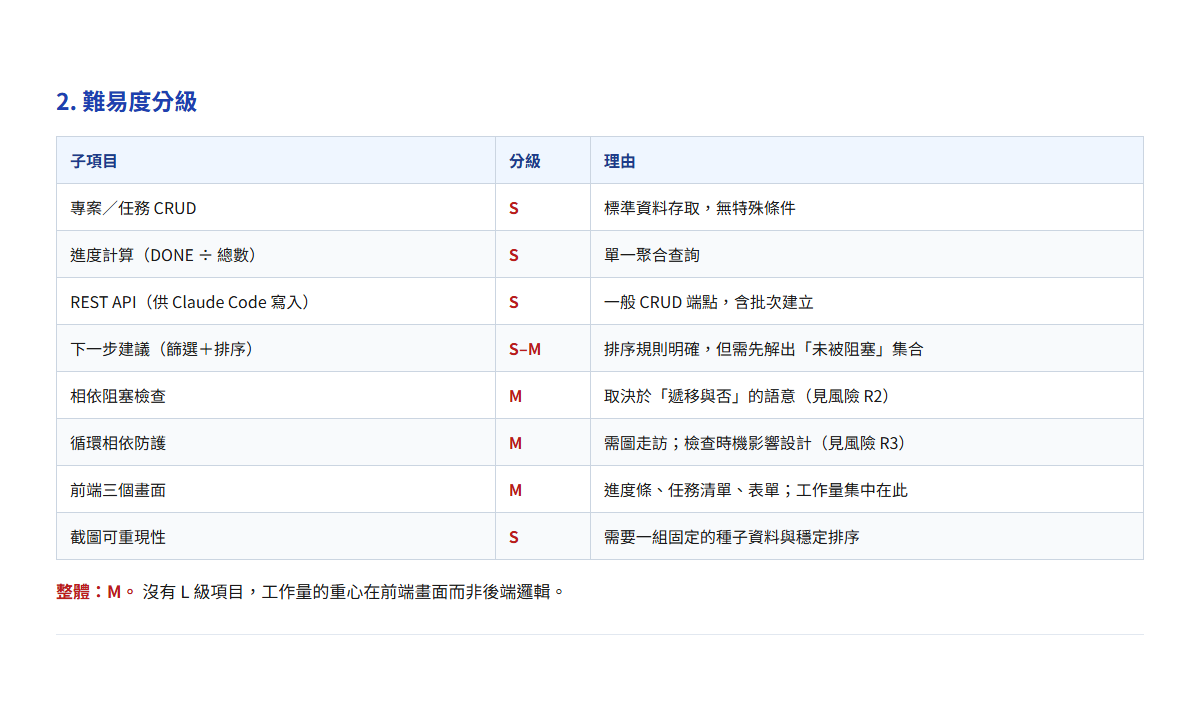
#> input picture live-slides/assets/01-feasibility-difficulty.png, 1200 x 711 px
$ python prepare-screenshots.py
#> lines starting #> are read from the running program, lines starting #| are printed output that depends on the picture
"""
電子報用截圖前處理：自動裁掉四周白邊，讓有效內容在信件中盡量大。

背景：直播投影片的截圖（live-slides/assets/）四周常有大片留白，
而電子報在信件客戶端通常被限制在 600px 寬——等於整張縮一半。
先把無效留白裁掉，同樣的顯示寬度就能換到更大的字。

用法：
    python newsletter/assets/prepare-screenshots.py

輸出：newsletter/assets/png/012-c-*.png、012-d-*.png、013-c-*.png、013-d-*.png、
      015-c-*.png 至 015-f-*.png（可直接上傳媒體庫）
"""
from pathlib import Path

from PIL import Image

HERE = Path(__file__).resolve().parent
REPO = HERE.parent.parent
SRC_DIR = REPO / "live-slides" / "assets"
OUT_DIR = HERE / "png"

# 來源截圖 → 輸出檔名。
# 註：012-a／012-b 已配給主題二（EVENT 系列 E0）的示意圖，
#     主題一的可行性評估報告截圖接續編為 c／d。
JOBS = [
    ("01-feasibility-difficulty.png", "012-c-feasibility-difficulty.png"),
    ("02-feasibility-uncertainties.png", "012-d-feasibility-uncertainties.png"),
    ("03-tech-selection.png", "013-c-tech-selection.png"),
    ("04-milestone-acceptance.png", "013-d-milestone-acceptance.png"),
    # 015 主題一的資安稽核截圖；a／b 已配給 EVENT 系列 E3 示意圖。
    ("09-security-audit.png", "015-c-security-audit.png"),
    ("09b-owasp-a10.png", "015-d-owasp-a10.png"),
    ("10-dependency-audit.png", "015-e-dependency-audit.png"),
    ("11-fix-before-after.png", "015-f-fix-before-after.png"),
]

WHITE_THRESHOLD = 248   # 亮度高於此值視為白底
PADDING = 16            # 裁切後補回的白邊，避免內容貼齊圖片邊緣


def trim_white_border(image: Image.Image) -> Image.Image:
    """裁掉四周接近白色的邊，再補回固定 padding。"""
    rgb = image.convert("RGB")
    width, height = rgb.size
    pixels = rgb.load()

    def row_is_blank(y: int) -> bool:
        """整列都接近白色才算空白列（每 4 px 取樣一次，夠準也夠快）"""
        return all(min(pixels[x, y]) >= WHITE_THRESHOLD for x in range(0, width, 4))

    def col_is_blank(x: int) -> bool:
        return all(min(pixels[x, y]) >= WHITE_THRESHOLD for y in range(0, height, 4))

    top = 0
    while top < height - 1 and row_is_blank(top):
        top += 1
    bottom = height - 1
    while bottom > top and row_is_blank(bottom):
        bottom -= 1
    left = 0
    while left < width - 1 and col_is_blank(left):
        left += 1
    right = width - 1
    while right > left and col_is_blank(right):
        right -= 1

    box = (max(0, left - PADDING), max(0, top - PADDING),
           min(width, right + 1 + PADDING), min(height, bottom + 1 + PADDING))
    return rgb.crop(box)


def main() -> int:
    OUT_DIR.mkdir(parents=True, exist_ok=True)
    for src_name, out_name in JOBS:
        src = SRC_DIR / src_name
        if not src.exists():
            print(f"找不到來源截圖：{src}")
            return 1
        with Image.open(src) as image:
#> image is the input picture: PIL image 1200x711 RGB; mean R, G, B 247.1, 248, 249.3
            before = image.size
#> before = (1200, 711)
            trimmed = trim_white_border(image)
#> after the loop in trim_white_border, `while top < height - 1 and row_is_blank(top):`: top = 90
#> in trim_white_border, `bottom = height - 1`: bottom = 710
#> the loop in trim_white_border, `while bottom > top and row_is_blank(bottom):` made 76 passes
#> bottom on passes 1 to 12: 709, 708, 707, 706, 705, 704, 703, 702, 701, 700, 699, 698
#> after the loop in trim_white_border, `while bottom > top and row_is_blank(bottom):`: bottom = 634
#> in trim_white_border, `left = 0`: left = 0
#> the loop in trim_white_border, `while left < width - 1 and col_is_blank(left):` made 56 passes
#> after the loop in trim_white_border, `while left < width - 1 and col_is_blank(left):`: left = 56
#> in trim_white_border, `right = width - 1`: right = 1199
#> the loop in trim_white_border, `while right > left and col_is_blank(right):` made 56 passes
#> right on passes 1 to 12: 1198, 1197, 1196, 1195, 1194, 1193, 1192, 1191, 1190, 1189, 1188, 1187
#> after the loop in trim_white_border, `while right > left and col_is_blank(right):`: right = 1143
#> in trim_white_border, `box = (max(0, left - PADDING), max(0, top - PADDING), min(width, right..`: box = (40, 74, 1160, 651)
#> in trim_white_border, `return rgb.crop(box)`:
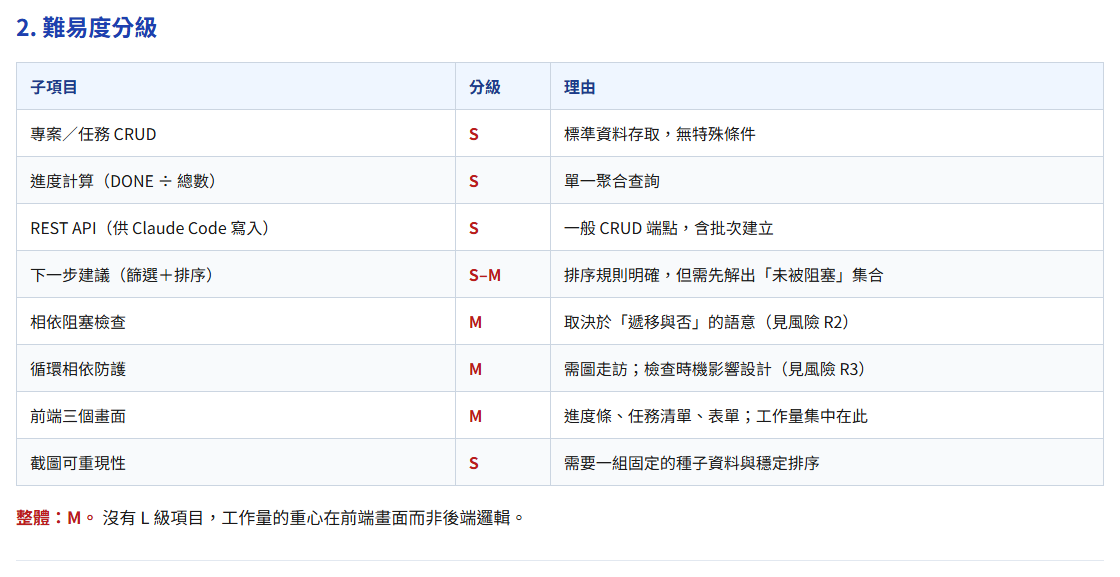
#> returned value: PIL image 1120x577 RGB; mean R, G, B 244.5, 245.7, 247.5
            trimmed.save(OUT_DIR / out_name, optimize=True)
        saved = (1 - (trimmed.size[1] / before[1])) * 100
#> saved = 18.85
        print(f"{src_name} {before[0]}x{before[1]} → {out_name} "
              f"{trimmed.size[0]}x{trimmed.size[1]}（高度減少 {saved:.0f}%）")
#| 01-feasibility-difficulty.png 1200x711 → 012-c-feasibility-difficulty.png 1120x577（高度減少 19%）
#> pass 2 of the loop in main, `for src_name, out_name in JOBS:`:
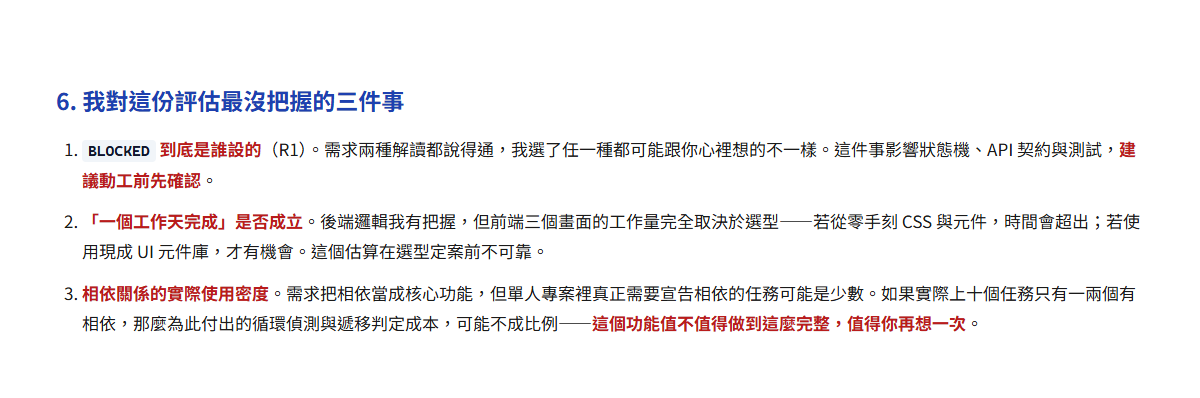
#> input picture live-slides/assets/02-feasibility-uncertainties.png, 1200 x 398 px
#> in main, image is the input picture: PIL image 1200x398 RGB; mean R, G, B 244.4, 242.4, 243.2
#> after the loop in trim_white_border (call 2), `while top < height - 1 and row_is_blank(top):`: top = 90
#> in trim_white_border (call 2), `bottom = height - 1`: bottom = 397
#> the loop in trim_white_border (call 2), `while bottom > top and row_is_blank(bottom):` made 66 passes
#> bottom on passes 1 to 8: 396, 395, 394, 393, 392, 391, 390, 389
#> after the loop in trim_white_border (call 2), `while bottom > top and row_is_blank(bottom):`: bottom = 331
#> in trim_white_border (call 2), `left = 0`: left = 0
#> the loop in trim_white_border (call 2), `while left < width - 1 and col_is_blank(left):` made 56 passes
#> after the loop in trim_white_border (call 2), `while left < width - 1 and col_is_blank(left):`: left = 56
#> in trim_white_border (call 2), `right = width - 1`: right = 1199
#> the loop in trim_white_border (call 2), `while right > left and col_is_blank(right):` made 60 passes
#> after the loop in trim_white_border (call 2), `while right > left and col_is_blank(right):`: right = 1139
#> box = (40, 74, 1156, 348)
#> in trim_white_border (call 2), `return rgb.crop(box)`:
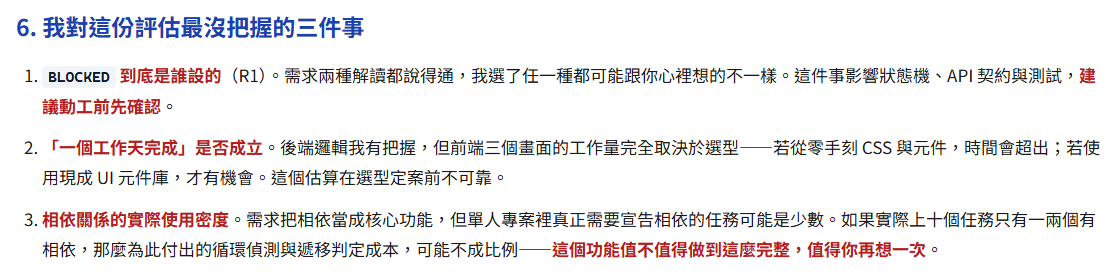
#> returned value: PIL image 1116x274 RGB; mean R, G, B 238.5, 235.4, 236.6
#| 02-feasibility-uncertainties.png 1200x398 → 012-d-feasibility-uncertainties.png 1116x274（高度減少 31%）
#> pass 3 of the loop in main, `for src_name, out_name in JOBS:`:
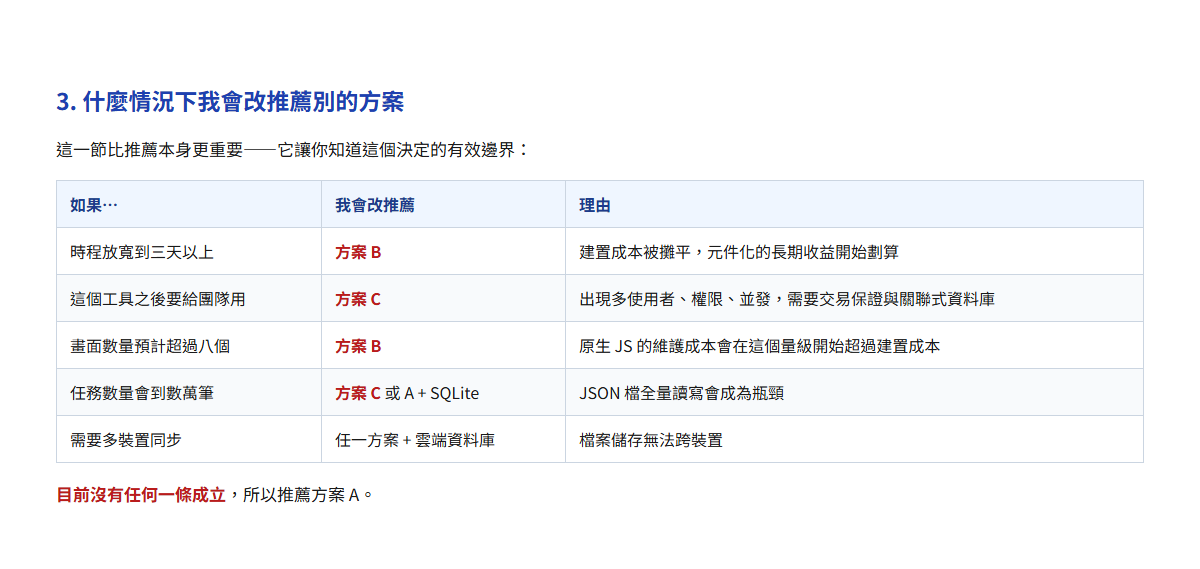
#> input picture live-slides/assets/03-tech-selection.png, 1200 x 569 px
#> in main, image is the input picture: PIL image 1200x569 RGB; mean R, G, B 245.8, 246.4, 248.1
#> after the loop in trim_white_border (call 3), `while top < height - 1 and row_is_blank(top):`: top = 90
#> in trim_white_border (call 3), `bottom = height - 1`: bottom = 568
#> the loop in trim_white_border (call 3), `while bottom > top and row_is_blank(bottom):` made 66 passes
#> bottom on passes 1 to 8: 567, 566, 565, 564, 563, 562, 561, 560
#> after the loop in trim_white_border (call 3), `while bottom > top and row_is_blank(bottom):`: bottom = 502
#> in trim_white_border (call 3), `left = 0`: left = 0
#> the loop in trim_white_border (call 3), `while left < width - 1 and col_is_blank(left):` made 56 passes
#> after the loop in trim_white_border (call 3), `while left < width - 1 and col_is_blank(left):`: left = 56
#> in trim_white_border (call 3), `right = width - 1`: right = 1199
#> the loop in trim_white_border (call 3), `while right > left and col_is_blank(right):` made 56 passes
#> in trim_white_border (call 3), `return rgb.crop(box)`:
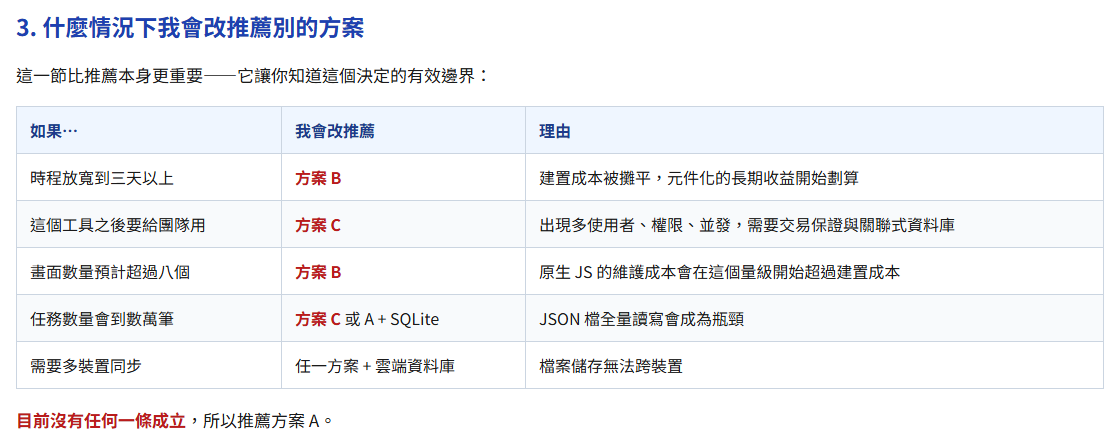
#> returned value: PIL image 1120x445 RGB; mean R, G, B 242.4, 243.3, 245.6
#| 03-tech-selection.png 1200x569 → 013-c-tech-selection.png 1120x445（高度減少 22%）
#> the loop made 7 passes; the first 3 are shown
    print(f"\n輸出目錄：{OUT_DIR}")
    return 0


if __name__ == "__main__":
#> (the run stopped early here; a loop or call above may not have finished)
